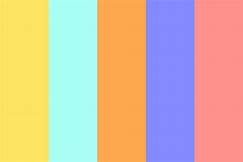
#> input picture Script/data/img4.jpg, 243 x 162 px
$ jupyter execute PickerColor-Analysis.ipynb
#> lines starting #> are read from the running program, lines starting #| are printed output that depends on the picture
### Importation des bibliotheques

[cell 1]
import numpy as np
import matplotlib.pyplot as plt
import seaborn as sns
from PIL import Image
import matplotlib.image as mpimg
from sklearn.cluster import KMeans

### Fonctions necessaires

[cell 2]
def norma(colors):
    colors_bis = []
    for color in colors:
        cc = []
        for v in color:
            cc.append(v/255)
        colors_bis.append(cc)
    return colors_bis


def showPoints(pixels , axis1,axis2):
    if(axis1 < 0 or axis1 > 2 ) and (axis2 < 0 or axis2 > 2):
        return
    plt.scatter(pixels[:,axis1],pixels[:,axis2])
    plt.show()


def Resize(image,new_width,new_height):

    width,height = image.size

    resized_image = Image.new(image.mode, (new_width, new_height), 'white')

    # un facteur < 1 --> retricement
    # un facteur > 1 --> etirement
    facteur_x = new_width/width
    facteur_y = new_height/height

    for y in range(new_height):
        for x in range(new_width):
            newX = int(np.round(x/facteur_x))
            newY = int(np.round(y/facteur_y))
            pixel = image.getpixel((newX,newY))
            resized_image.putpixel((x, y),  pixel)

    return resized_image


def PickleColorsFromImage(image,nbColors):
    image = Image.open(image)
    if(image.size[0] > 500 or image.size[1] > 500):
        image = Resize(image,500,500)
    pixels = np.array(image.getdata())
    kmeans = KMeans(n_clusters=nbColors).fit(pixels)
    return pixels,kmeans.cluster_centers_

### Processus

[cell 3]
IMG = "data/img4.jpg"

[cell 4]
img = mpimg.imread(IMG)
#> img is the input picture: shape (162, 243, 3); mean R, G, B 211.8, 186.4, 162.7
plt.imshow(img)

[cell 5]
pixels , colors = PickleColorsFromImage(IMG,5)
#> colors = [[250.6, 146.3, 141.6], [170.6, 252.9, 241], [132.9, 138.1, 251.6], [252.2, 227.7, 99.09], [251.8, 167.8, 78.28]]

Affichage du nuage de points selon deux axes choisis en parametre

[cell 6]
showPoints(pixels,0,2)
#> in showPoints, `plt.show()`:
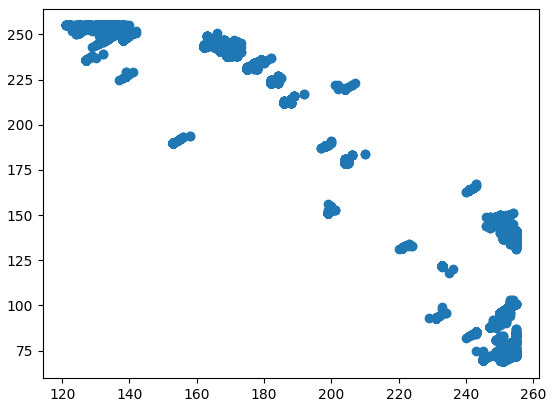
#> figure drawn by matplotlib, 1 panel

[cell 7]
colors
#> Out has the same summary as colors

Affichage des couleurs generées par l'execution de l'algorithme

[cell 8]
X = [10 for i in range(len(colors))]
#> X = [10, 10, 10, 10, 10]
plt.pie(X,colors=norma(colors))
#> the loop in norma, `for color in colors:` made 5 passes
#> after the loop in norma, `for color in colors:`: colors_bis = [[0.983, 0.574, 0.555], [0.669, 0.992, 0.945], [0.521, 0.541, 0.987], [0.989, 0.893, 0.389], [0.987, 0.658, 0.307]]
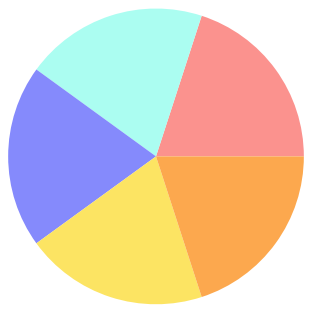
#> figure drawn by matplotlib, 1 panel
